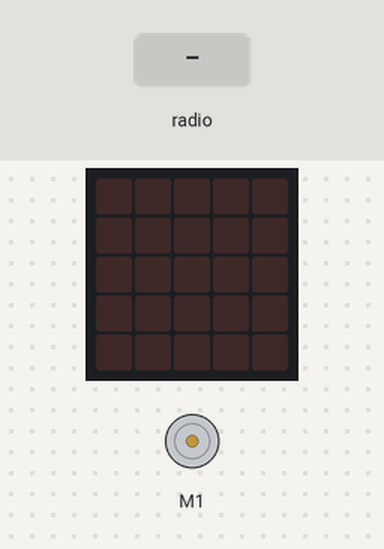
The program below on a simulated BBC micro:bit (MakeCode). Shown: DC motor (green arrow = forward, orange = backward, longer = faster), the board's 5×5 LED display. The inputs (shaded band) are chosen by the test bench.

Above: at 1.2 s.
1.3 s: radio message "1" arrives
At 2.1 s:
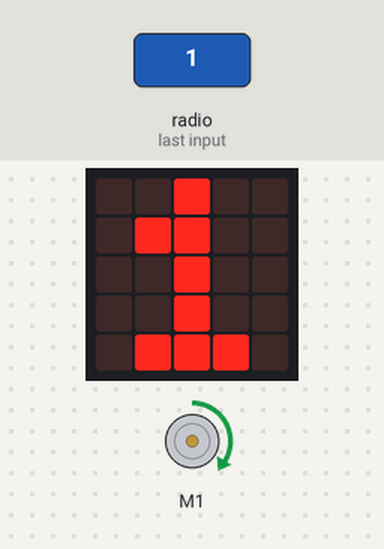
2.8 s: radio message "2" arrives
At 3.2 s:
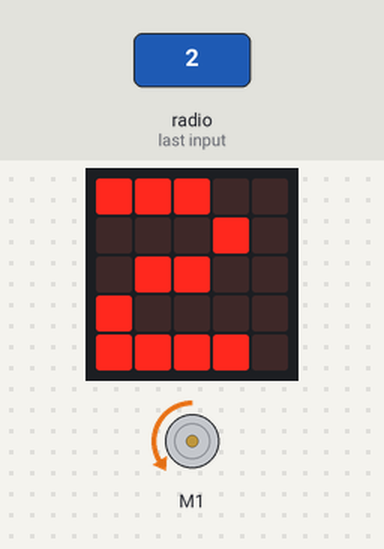
4.3 s: radio message "3" arrives
At 5.6 s:
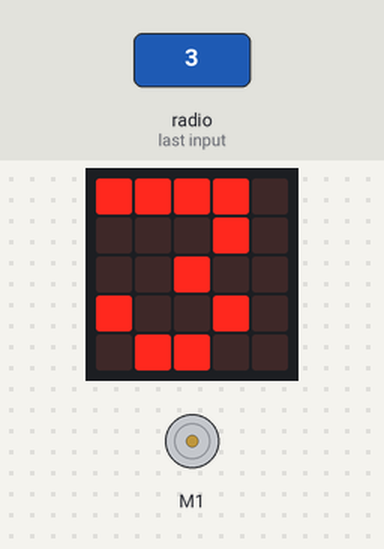
Timing chart, 0 to 7.3 s (numbered marks = the images above; inputs shaded):
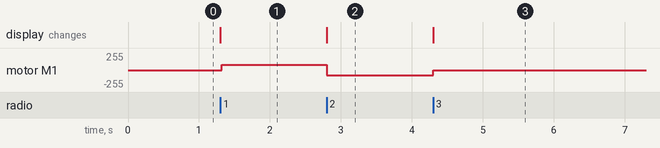

The program:

main.ts
```typescript
radio.onReceivedNumber(function (receivedNumber) {
    if (receivedNumber == 1) {
        Kitronik_Robotics_Board.motorOn(Kitronik_Robotics_Board.Motors.Motor1, Kitronik_Robotics_Board.MotorDirection.Forward, 30)
        basic.showNumber(1)
    } else if (receivedNumber == 2) {
        Kitronik_Robotics_Board.motorOn(Kitronik_Robotics_Board.Motors.Motor1, Kitronik_Robotics_Board.MotorDirection.Reverse, 30)
        basic.showNumber(2)
    } else if (receivedNumber == 3) {
        Kitronik_Robotics_Board.motorOff(Kitronik_Robotics_Board.Motors.Motor1)
        basic.showNumber(3)
    }
})
radio.setGroup(1)
```

test.ts
```typescript
// οι δοκιμές πηγαίνουν εδώ, δεν θα γίνει εκτέλεση όταν αυτό το πακέτο χρησιμοποιηθεί ως επέκταση.
```

Measured:
- after the input at 1.3 s, motor M1: stopped → forward 76/255 at once; the display: changes at once (image 1)
- after the input at 2.8 s, motor M1: forward 76/255 → backward 76/255 at once; the display: changes at once (image 2)
- after the input at 4.3 s, motor M1: backward 76/255 → stopped at once; the display: changes at once (image 3)
